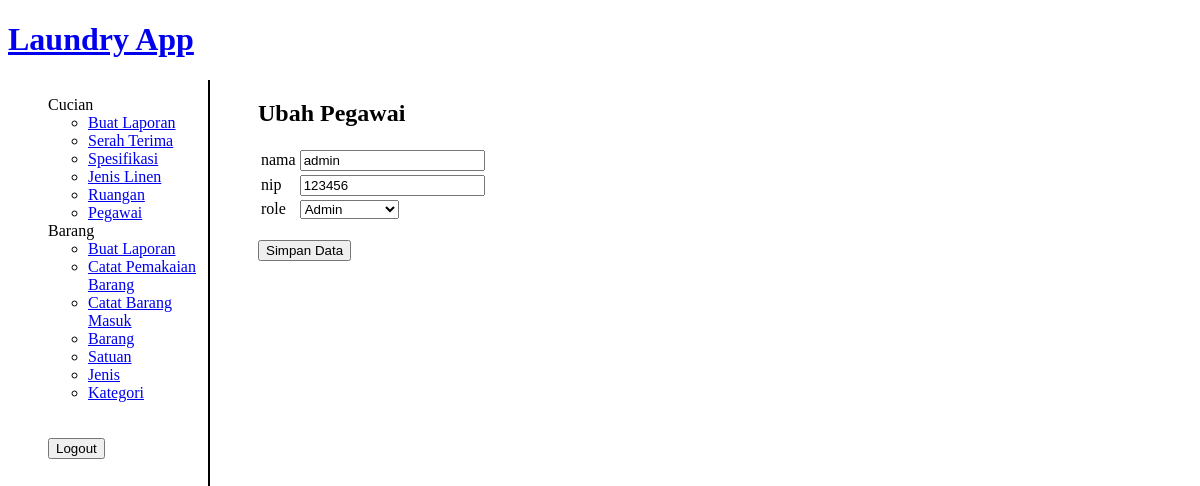
/pegawai/edit.php?id=15 (signed in), run on the app's committed database.
### tables this page shows
CREATE TABLE `pegawai` (
  `id` int(11) NOT NULL AUTO_INCREMENT,
  `nama` varchar(255) DEFAULT NULL,
  `nip` char(50) DEFAULT NULL,
  `bagian` varchar(255) DEFAULT NULL,
  `password` text COMMENT 'md5',
  `role` int(11) DEFAULT NULL COMMENT '1. pengambil2. pencuci, 3. penyetrika, 4. pendistribusi5. admin',
  `tanggal_ke_laundry` timestamp NULL DEFAULT NULL,
  `tanggal_ke_ruangan` timestamp NULL DEFAULT NULL,
  `created_at` timestamp NULL DEFAULT CURRENT_TIMESTAMP,
  `updated_at` timestamp NULL DEFAULT NULL,
  PRIMARY KEY (`id`)
);

### koneksi.php (called while the page is built, shortened)
<?php
$url = "localhost";
$username  = "root";
$password = "";
$db_name = "laundry-mine";
$conn = mysqli_connect($url, $username, $password, $db_name);
$roles = [
  [
    'id' => 1,
    'name' => 'Pengambil'
  ],
  [
    'id' => 2,
    'name' => 'Pencuci'
  ],
  [
    'id' => 3,
    'name' => 'Penyetrika'
  ],
  [
    'id' => 4,
    'name' => 'Pendistribusi'
  ],
  [
    'id' => 5,
    'name' => 'Admin'
  ],
  [
    'id' => 6,
    'name' => 'Penyerahan'
  ]
];
function query($query)
{
	global $conn;
	$result = mysqli_query($conn, $query);
	$rows = [];
	while ($row = mysqli_fetch_assoc($result)) {
		$rows[] = $row;
	}
	return $rows;
}

### pegawai/edit.php (the view, shortened to what this page needs)
<?php
require 'functions.php';
$id = $_GET["id"];
$item = query("SELECT * FROM pegawai WHERE id = $id")[0];
?>
<!DOCTYPE html>
<html>
<head>
  <link rel="stylesheet" href="../css/styles.css">
</head>
<body>
  <?php include('../sidebar.php') ?>
  <div class="content">
    <h2>Ubah Pegawai</h2>
    <form action="" method="post">
      <table>
        <tr>
          <td>
            <label for="nama">nama</label>
          </td>
          <td>
            <input required type="text" placeholder="Masukkan Nama" id="nama" name="nama" value="<?= $item['nama'] ?>">
          </td>
        </tr>
        <tr>
          <td>
            <label for="nip">nip</label>
          </td>
          <td>
            <input required type="text" placeholder="Masukkan Nip" id="nip" name="nip" value="<?= $item['nip'] ?>">
          </td>
        </tr>
        <tr>
          <td>
            <label for="role">role</label>
          </td>
          <td>
            <select name="role" id="role" required>
              <?php foreach ($roles as $role) : ?>
                <?php if ($item['role'] == $role['id']) : ?>
                  <option value="<?= $role['id'] ?>" selected><?= $role['name'] ?></option>
                <?php else : ?>
                  <option value="<?= $role['id'] ?>"><?= $role['name'] ?></option>
                <?php endif ?>
              <?php endforeach ?>
            </select>
          </td>
        </tr>
      </table>
      <br>
      <button type="submit" name="submit">Simpan Data</button>
    </form>
  </div>
</body>
</html>

### css/styles.css (style rules this page uses)
.content { float: left; width: calc(100% - 250px); margin-left: 250px; }

### data on the page
pegawai: nama "admin", nip "123456", role "Admin"
